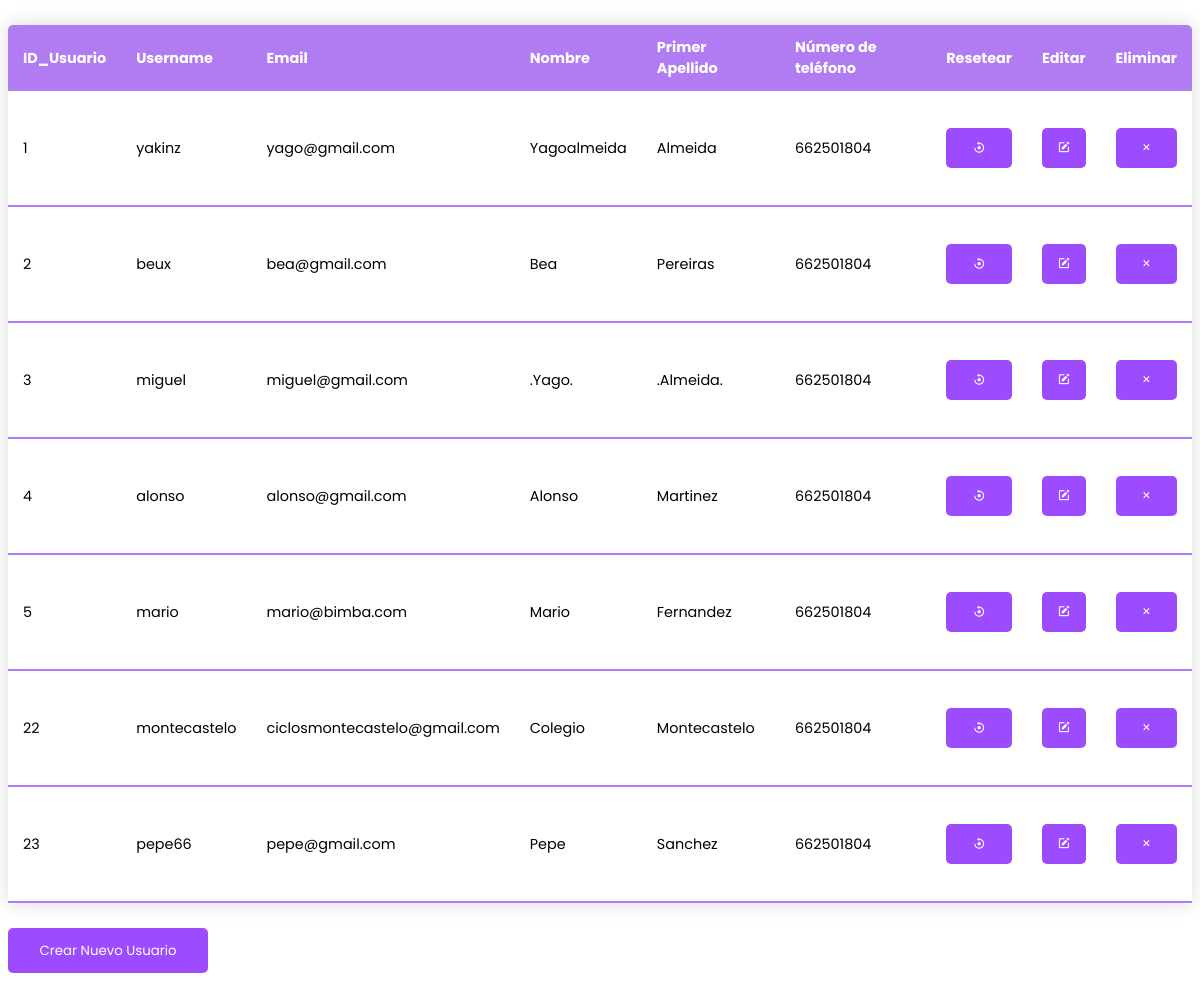
/assets/php/admin.php, run on the app's committed database.
### tables this page shows
CREATE TABLE `usuarios` (
  `ID_Usuario` int(11) NOT NULL,
  `Username` varchar(20) NOT NULL,
  `Email` varchar(100) NOT NULL,
  `Password` varchar(250) NOT NULL,
  `Nombre` varchar(50) DEFAULT NULL,
  `Primer_Apellido` varchar(50) DEFAULT NULL,
  `Segundo_Apellido` varchar(50) DEFAULT NULL,
  `Fecha_Nacimiento` date DEFAULT NULL,
  `Numero_Telefono` int(20) DEFAULT NULL,
  `Genero` varchar(15) DEFAULT NULL,
  `Direccion` varchar(100) DEFAULT NULL,
  `Codigo_Postal` int(15) DEFAULT NULL
);

### assets/php/admin.php (the view, shortened to what this page needs)
<!DOCTYPE html>
<html lang="es">
<head>
    <link rel="stylesheet" href="/assets/css/admin.css">
    <link href='https://unpkg.com/boxicons@2.1.4/css/boxicons.min.css' rel='stylesheet'>
</head>
<body>
    <table class="content-table">
        <thead>
          <tr>
            <th>ID_Usuario</th>
            <th>Username</th>
            <th>Email</th>
            <th>Nombre</th>
            <th>Primer Apellido</th>
            <th>Número de teléfono</th>
            <th>Resetear</th>
            <th>Editar</th>
            <th>Eliminar</th>
          </tr>
        </thead>
        <?php
  $database = conectar();
  $usuario = 'SELECT ID_Usuario,Username,Email,Password,Nombre,Primer_Apellido,Segundo_Apellido,Fecha_Nacimiento,Numero_Telefono,Genero,Direccion,Codigo_Postal FROM usuarios';
  $consultaUsuario = mysqli_query($database,$usuario);
  while($filaDatos = $consultaUsuario -> fetch_assoc()){
    ?>
        <tbody>
        <?php if(($filaDatos["Username"] == $_SESSION["usuario"])){ ?>
          <tr class="active-row"  >
            <td> <?php echo($filaDatos["ID_Usuario"]) ?> </td>
            <td> <?php echo($filaDatos["Username"]) ?> </td>
            <td> <?php echo($filaDatos["Email"]) ?> </td>
            <td> <?php echo($filaDatos["Nombre"]) ?> </td>
            <td> <?php echo($filaDatos["Primer_Apellido"]) ?> </td>
            <td> <?php echo($filaDatos["Numero_Telefono"]) ?> </td>
            <td> <button id="btnEditar" class="botonAdmin"><i class='bx bxs-circle' ></i></td>
            <td> <button id="btnEditar" class="botonAdmin"><i class='bx bxs-circle' ></i></td>
            <td> <button id="btnEditar" class="botonAdmin"><i class='bx bxs-circle' ></i></td>
        </tr>
        <?php }else{ ?>
          <tr>
            <td> <?php echo($filaDatos["ID_Usuario"]) ?> </td>
            <td> <?php echo($filaDatos["Username"]) ?> </td>
            <td> <?php echo($filaDatos["Email"]) ?> </td>
            <td> <?php echo($filaDatos["Nombre"]) ?> </td>
            <td> <?php echo($filaDatos["Primer_Apellido"]) ?> </td>
            <td> <?php echo($filaDatos["Numero_Telefono"]) ?> </td>
            <td> <button id="btnEditar" class="botonAdmin" onclick="reset(<?php echo($filaDatos['ID_Usuario'])?>)"><i class='bx bx-reset'></i> </button>
            <td> <button id="btnEditar" class="botonAdmin" onclick="editar(<?php echo($filaDatos['ID_Usuario'])?>)"><i class='bx bxs-edit'></i> </button>
            <td> <button id="btnEliminar" class="botonAdmin" onclick="eliminar(<?php echo($filaDatos['ID_Usuario'])?>)"><i class='bx bx-x'></i></button></td>
          </tr>
          <?php } ?>
        </tbody>
    <?php
  }
    ?>
    </table>
    <button class="boton" onclick="crearUsuario()">
      <span class="btnText">Crear Nuevo Usuario</span>
    </button>
</body>
</html>

### assets/css/admin.css (style rules this page uses)
* { font-family: 'Poppins', sans-serif; }
.content-table { border-collapse: collapse; margin: 25px 0; font-size: 0.9em; min-width: 400px; border-radius: 5px 5px 0 0; overflow: hidden; box-shadow: 0 0 20px rgba(0, 0, 0, 0.15); }
.content-table thead tr { background-color: #b17cf2; color: #ffffff; text-align: left; font-weight: bold; }
.content-table th, .content-table td { padding: 12px 15px; }
.content-table tbody tr { border-bottom: 1px solid #dddddd; }
.content-table tbody tr:last-of-type { border-bottom: 2px solid #b17cf2; }
.boton { display: flex; align-items: center; justify-content: center; height: 45px; max-width: 200px; width: 100%; border: none; outline: none; color: #fff; border-radius: 5px; margin: 25px 0; background-color: #9D4BFF; transition: all 0.3s linear; cursor: pointer; }
.botonAdmin { display: flex; align-items: center; justify-content: center; height: 40px; max-width: 180px; width: 100%; border: none; outline: none; color: #fff; border-radius: 5px; margin: 25px 0; background-color: #9D4BFF; transition: all 0.3s linear; cursor: pointer; }

### data on the page
usuarios: ID_Usuario "1", Username "yakinz", Email "yago@gmail.com", Nombre "Yagoalmeida", Primer_Apellido "Almeida", Numero_Telefono "662501804"
usuarios: ID_Usuario "2", Username "beux", Email "bea@gmail.com", Nombre "Bea", Primer_Apellido "Pereiras", Numero_Telefono "662501804"
usuarios: ID_Usuario "3", Username "miguel", Email "miguel@gmail.com", Nombre ".Yago.", Primer_Apellido ".Almeida.", Numero_Telefono "662501804"
usuarios: ID_Usuario "4", Username "alonso", Email "alonso@gmail.com", Nombre "Alonso", Primer_Apellido "Martinez", Numero_Telefono "662501804"
usuarios: ID_Usuario "5", Username "mario", Email "mario@bimba.com", Nombre "Mario", Primer_Apellido "Fernandez", Numero_Telefono "662501804"
usuarios: ID_Usuario "22", Username "montecastelo", Email "ciclosmontecastelo@gmail.com", Nombre "Colegio", Primer_Apellido "Montecastelo", Numero_Telefono "662501804"
usuarios: ID_Usuario "23", Username "pepe66", Email "pepe@gmail.com", Nombre "Pepe", Primer_Apellido "Sanchez", Numero_Telefono "662501804"
